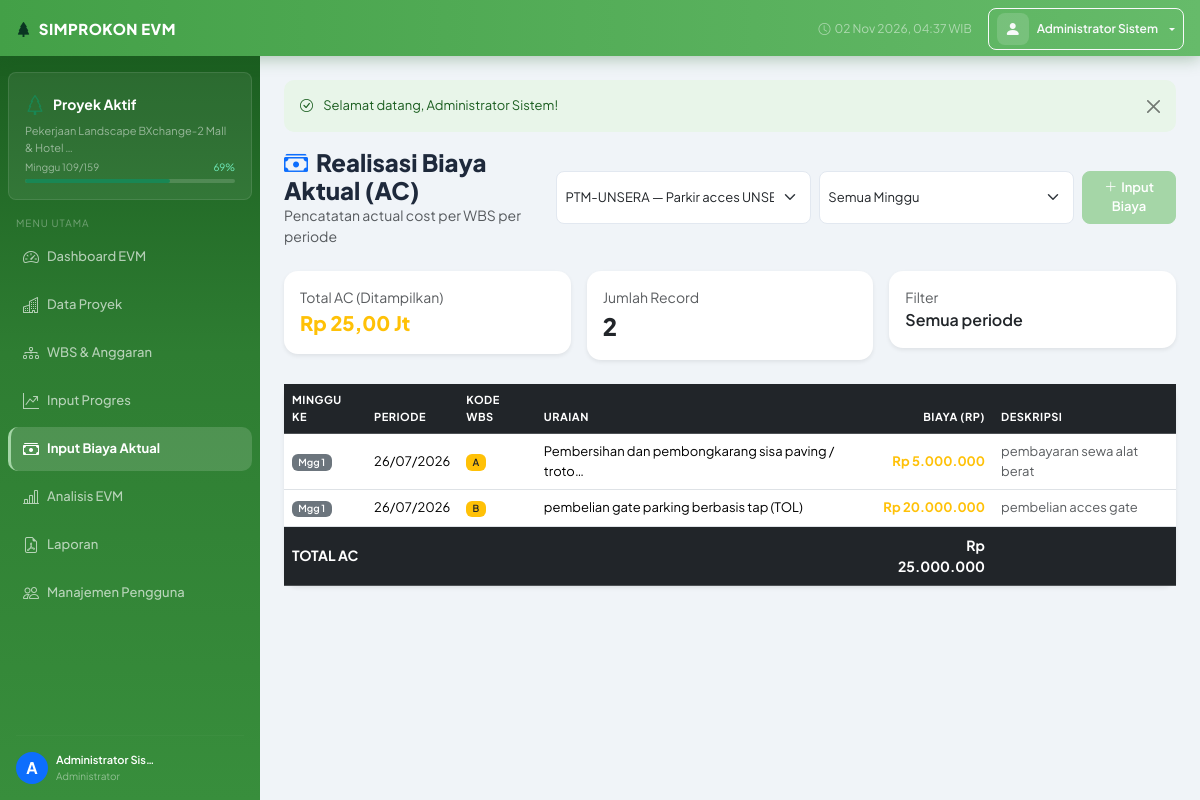
The page /index.php?p=biaya (signed in) on the database its author committed.
### tables this page shows
CREATE TABLE `proyek` (
  `id` int(11) NOT NULL,
  `kode_proyek` varchar(50) NOT NULL,
  `nama_proyek` varchar(300) NOT NULL,
  `lokasi` varchar(200) DEFAULT NULL,
  `pemberi_kerja` varchar(200) DEFAULT NULL,
  `tanggal_mulai` date NOT NULL,
  `tanggal_selesai` date NOT NULL,
  `nilai_kontrak` decimal(20,2) NOT NULL DEFAULT 0.00,
  `ppn_persen` decimal(5,2) NOT NULL DEFAULT 10.00,
  `status` enum('aktif','selesai','ditangguhkan') NOT NULL DEFAULT 'aktif',
  `minggu_ke` int(11) NOT NULL DEFAULT 1,
  `total_minggu` int(11) NOT NULL DEFAULT 1,
  `deskripsi` text DEFAULT NULL,
  `created_by` int(11) DEFAULT NULL,
  `created_at` timestamp NOT NULL DEFAULT current_timestamp(),
  `updated_at` timestamp NOT NULL DEFAULT current_timestamp() ON UPDATE current_timestamp()
);

CREATE TABLE `biaya_aktual` (
  `id` int(11) NOT NULL,
  `wbs_id` int(11) NOT NULL,
  `periode` date NOT NULL,
  `minggu_ke` int(11) NOT NULL DEFAULT 1,
  `jumlah_biaya` decimal(20,2) NOT NULL DEFAULT 0.00,
  `deskripsi` text DEFAULT NULL,
  `created_by` int(11) DEFAULT NULL,
  `created_at` timestamp NOT NULL DEFAULT current_timestamp()
);

CREATE TABLE `wbs` (
  `id` int(11) NOT NULL,
  `proyek_id` int(11) NOT NULL,
  `kode_wbs` varchar(20) NOT NULL,
  `uraian` varchar(400) NOT NULL,
  `bobot` decimal(10,4) NOT NULL DEFAULT 0.0000,
  `anggaran` decimal(20,2) NOT NULL DEFAULT 0.00,
  `durasi_rencana` int(11) DEFAULT NULL COMMENT 'dalam minggu',
  `urutan` int(11) NOT NULL DEFAULT 1,
  `created_at` timestamp NOT NULL DEFAULT current_timestamp()
);

### index.php (called while the page is built, shortened)
<?php
require_once __DIR__ . '/config.php';
require_once __DIR__ . '/includes/functions.php';
$p = trim($_GET['p'] ?? 'dashboard', '/');
$a = trim($_GET['a'] ?? 'index', '/');
$routes = [
    'login'     => 'pages/login.php',
    'logout'    => 'pages/logout.php',
    'dashboard' => 'pages/dashboard.php',
    'proyek'    => "pages/proyek/$a.php",
    'wbs'       => "pages/wbs/$a.php",
    'progres'   => "pages/progres/$a.php",
    'biaya'     => "pages/biaya/$a.php",
    'evm'       => "pages/evm/$a.php",
    'laporan'   => "pages/laporan/$a.php",
    'users'     => "pages/users/$a.php",
    'api'       => "pages/api/$a.php",
];
$file = $routes[$p] ?? 'pages/dashboard.php';
require_once __DIR__ . '/' . $file;

### config.php (called while the page is built, shortened)
<?php
function getDB(): PDO {
    static $pdo = null;
    if ($pdo === null) {
        try {
            $dsn = "mysql:host=" . DB_HOST . ";dbname=" . DB_NAME . ";charset=" . DB_CHAR;
            $pdo = new PDO($dsn, DB_USER, DB_PASS, [
                PDO::ATTR_ERRMODE            => PDO::ERRMODE_EXCEPTION,
                PDO::ATTR_DEFAULT_FETCH_MODE => PDO::FETCH_ASSOC,
                PDO::ATTR_EMULATE_PREPARES   => false,
            ]);
        } catch (PDOException $e) {
            die('<div style="font-family:monospace;background:#fee2e2;padding:20px;margin:20px;border-radius:8px;">
                <strong>❌ Koneksi Database Gagal</strong><br>
                ' . htmlspecialchars($e->getMessage()) . '<br><br>
                Pastikan: <br>
                1. MySQL/MariaDB sudah berjalan di XAMPP<br>
                2. Database <strong>evm_db</strong> sudah dibuat (import file database/evm_db.sql)<br>
                3. Username/Password di config.php sudah benar
                </div>');
        }
    }
    return $pdo;
}

### includes/functions.php (called while the page is built, shortened)
<?php
require_once dirname(__DIR__) . '/config.php';
function currentUser(): array {
    return $_SESSION['user'] ?? [];
}
function e(string $s): string {
    return htmlspecialchars($s, ENT_QUOTES, 'UTF-8');
}
function formatRupiah(float $n): string {
    return 'Rp ' . number_format($n, 0, ',', '.');
}
function formatMilliar(float $n): string {
    if ($n >= 1e6) return 'Rp ' . number_format($n / 1e6, 2, ',', '.') . ' Jt';
    return formatRupiah($n);
}
function dbQuery(string $sql, array $params = []): \PDOStatement {
    $stmt = getDB()->prepare($sql);
    $stmt->execute($params);
    return $stmt;
}
function dbFetchAll(string $sql, array $params = []): array {
    return dbQuery($sql, $params)->fetchAll();
}
function dbFetchOne(string $sql, array $params = []) {
    $result = dbQuery($sql, $params)->fetch();
    return $result !== false ? $result : false;
}
function roleLabel(string $role): string {
    $map = [
        'admin'          => 'Administrator',
        'manager'        => 'Manajer Proyek',
        'staf_lapangan'  => 'Staf Lapangan',
        'staf_keuangan'  => 'Staf Keuangan',
    ];
    return $map[$role] ?? $role;
}

### pages/biaya/index.php (the view, shortened to what this page needs)
<?php
$proyekId = (int)($_GET['proyek_id'] ?? 0);
$allProyek = dbFetchAll("SELECT id,kode_proyek,nama_proyek FROM proyek ORDER BY created_at DESC");
if (!$proyekId && $allProyek) $proyekId = $allProyek[0]['id'];
$filterMinggu = (int)($_GET['minggu'] ?? 0);
$sql = "SELECT ba.*, w.kode_wbs, w.uraian, w.anggaran
        FROM biaya_aktual ba
        JOIN wbs w ON w.id = ba.wbs_id
        WHERE w.proyek_id = ?";
$params = [$proyekId];
$sql .= " ORDER BY ba.minggu_ke DESC, w.urutan ASC";
$records = $proyekId ? dbFetchAll($sql, $params) : [];
$totalBiaya = array_sum(array_column($records, 'jumlah_biaya'));
include __DIR__ . '/../../includes/layout/header.php';
?>
<div class="d-flex justify-content-between align-items-center mb-4">
  <div>
    <h4 class="fw-800 mb-0"><i class="bi bi-cash-stack me-2 text-primary"></i>Realisasi Biaya Aktual (AC)</h4>
    <div class="text-muted small">Pencatatan actual cost per WBS per periode</div>
  </div>
  <div class="d-flex gap-2">
    <form method="GET" class="d-flex gap-2">
      <select name="proyek_id" class="form-select form-select-sm" onchange="this.form.submit()" style="min-width:220px">
        <?php foreach ($allProyek as $pr): ?>
        <option value="<?= $pr['id'] ?>" <?= $pr['id']==$proyekId?'selected':'' ?>><?= e($pr['kode_proyek'].' — '.mb_strimwidth($pr['nama_proyek'],0,35,'…')) ?></option>
        <?php endforeach; ?>
      </select>
      <select name="minggu" class="form-select form-select-sm" onchange="this.form.submit()" style="min-width:140px">
        <option value="">Semua Minggu</option>
      </select>
    </form>
    <a href="index.php?p=biaya&a=input&proyek_id=<?= $proyekId ?>" class="btn btn-primary">
      <i class="bi bi-plus-lg me-1"></i>Input Biaya
    </a>
  </div>
</div>
<div class="row g-3 mb-4">
  <div class="col-md-4">
    <div class="card border-0 shadow-sm p-3">
      <div class="text-muted small">Total AC (Ditampilkan)</div>
      <div class="fw-800 fs-5 text-warning"><?= formatMilliar($totalBiaya) ?></div>
    </div>
  </div>
  <div class="col-md-4">
    <div class="card border-0 shadow-sm p-3">
      <div class="text-muted small">Jumlah Record</div>
      <div class="fw-800 fs-4"><?= count($records) ?></div>
    </div>
  </div>
  <div class="col-md-4">
    <div class="card border-0 shadow-sm p-3">
      <div class="text-muted small">Filter</div>
      <div class="fw-600"><?= $filterMinggu ? "Minggu ke-$filterMinggu" : 'Semua periode' ?></div>
    </div>
  </div>
</div>
<div class="card border-0 shadow-sm">
  <div class="card-body p-0">
    <div class="table-responsive">
      <table class="table table-hover align-middle small mb-0">
        <thead class="table-dark">
          <tr>
            <th>Minggu Ke</th><th>Periode</th><th>Kode WBS</th><th>Uraian</th>
            <th class="text-end">Biaya (Rp)</th><th>Deskripsi</th>
          </tr>
        </thead>
        <tbody>
          <?php foreach ($records as $r): ?>
          <tr>
            <td><span class="badge bg-secondary">Mgg <?= $r['minggu_ke'] ?></span></td>
            <td><?= date('d/m/Y',strtotime($r['periode'])) ?></td>
            <td><span class="badge bg-warning text-dark"><?= e($r['kode_wbs']) ?></span></td>
            <td><?= e(mb_strimwidth($r['uraian'],0,50,'…')) ?></td>
            <td class="text-end fw-bold text-warning"><?= formatRupiah($r['jumlah_biaya']) ?></td>
            <td class="text-muted"><?= e(mb_strimwidth($r['deskripsi']??'',0,50,'…')) ?></td>
          </tr>
          <?php endforeach; ?>
        </tbody>
        <?php if ($records): ?>
        <tfoot class="table-dark fw-bold">
          <tr>
            <td colspan="4">TOTAL AC</td>
            <td class="text-end"><?= formatRupiah($totalBiaya) ?></td>
            <td></td>
          </tr>
        </tfoot>
        <?php endif; ?>
      </table>
    </div>
  </div>
</div>
<?php include __DIR__ . '/../../includes/layout/footer.php'; ?>

### includes/layout/sidebar.php (shortened to what this page needs)
<?php
$p     = $_GET['p'] ?? 'dashboard';
$user  = currentUser();
$navItems = [
    ['p' => 'dashboard', 'icon' => 'speedometer2',   'label' => 'Dashboard EVM',    'roles' => []],
    ['p' => 'proyek',    'icon' => 'buildings',       'label' => 'Data Proyek',      'roles' => []],
    ['p' => 'wbs',       'icon' => 'diagram-3',       'label' => 'WBS & Anggaran',   'roles' => ['admin','manager']],
    ['p' => 'progres',   'icon' => 'graph-up-arrow',  'label' => 'Input Progres',    'roles' => ['admin','manager','staf_lapangan']],
    ['p' => 'biaya',     'icon' => 'cash-stack',      'label' => 'Input Biaya Aktual','roles' => ['admin','manager','staf_keuangan']],
    ['p' => 'evm',       'icon' => 'bar-chart-line',  'label' => 'Analisis EVM',     'roles' => ['admin','manager']],
    ['p' => 'laporan',   'icon' => 'file-earmark-pdf','label' => 'Laporan',          'roles' => ['admin','manager']],
    ['p' => 'users',     'icon' => 'people',          'label' => 'Manajemen Pengguna','roles' => ['admin']],
];
?>
<nav id="sidebar" class="sidebar d-flex flex-column">
  <div class="sidebar-project-box mx-2 my-3 p-3 rounded-3">
    <div class="d-flex align-items-center gap-2 mb-1">
      <i class="bi bi-tree text-success fs-5"></i>
      <span class="fw-bold text-white small">Proyek Aktif</span>
    </div>
    <?php
    $activeProj = dbFetchOne("SELECT nama_proyek, minggu_ke, total_minggu FROM proyek WHERE status='aktif' LIMIT 1");
    if ($activeProj):
      $pct = $activeProj['total_minggu'] > 0
           ? round($activeProj['minggu_ke'] / $activeProj['total_minggu'] * 100, 0)
           : 0;
    ?>
    <div class="text-white-50 small mb-1" style="font-size:11px"><?= e(mb_strimwidth($activeProj['nama_proyek'], 0, 45, '…')) ?></div>
    <div class="d-flex justify-content-between align-items-center mb-1">
      <span style="font-size:10px;color:rgba(255,255,255,0.5)">Minggu <?= $activeProj['minggu_ke'] ?>/<?= $activeProj['total_minggu'] ?></span>
      <span style="font-size:10px;color:#6ee7b7"><?= $pct ?>%</span>
    </div>
    <div class="progress" style="height:4px;background:rgba(255,255,255,0.15)">
      <div class="progress-bar bg-success" style="width:<?= $pct ?>%"></div>
    </div>
    <?php else: ?>
    <div class="text-white-50 small">Tidak ada proyek aktif</div>
    <?php endif; ?>
  </div>
  <div class="px-2" style="font-size:10px;color:rgba(255,255,255,0.35);letter-spacing:1px;text-transform:uppercase;padding-left:16px !important">MENU UTAMA</div>
  <ul class="nav flex-column px-2 mt-1 flex-grow-1">
    <?php foreach ($navItems as $item):
      $active = ($p === $item['p']);
    ?>
    <li class="nav-item mb-1">
      <a href="index.php?p=<?= $item['p'] ?>"
         class="nav-link sidebar-link <?= $active ? 'active' : '' ?> d-flex align-items-center gap-2">
        <i class="bi bi-<?= $item['icon'] ?> fs-6"></i>
        <span class="sidebar-label"><?= e($item['label']) ?></span>
      </a>
    </li>
    <?php endforeach; ?>
  </ul>
  <div class="px-3 pb-3 mt-auto">
    <hr style="border-color:rgba(255,255,255,0.1)">
    <div class="d-flex align-items-center gap-2">
      <div class="avatar-sm bg-primary rounded-circle d-flex align-items-center justify-content-center text-white fw-bold">
        <?= strtoupper(substr($user['nama_lengkap'] ?? 'U', 0, 1)) ?>
      </div>
      <div class="sidebar-label">
        <div style="font-size:11px;color:#fff;font-weight:600"><?= e(mb_strimwidth($user['nama_lengkap'] ?? '', 0, 18, '…')) ?></div>
        <div style="font-size:10px;color:rgba(255,255,255,0.45)"><?= e(roleLabel($user['role'] ?? '')) ?></div>
      </div>
    </div>
  </div>
</nav>

### assets/css/style.css (style rules this page uses)
:root { --primary: #43a047; --primary-light: #a5d6a7; --primary-dark: #2e7d32; --success: #81c784; --warning: #aed581; --danger: #1b5e20; --info: #80cbc4; --sidebar-w: 260px; --topbar-h: 56px; --font: 'Plus Jakarta Sans', system-ui, sans-serif; }
*, *::before, *::after { box-sizing: border-box; }
body { font-family: var(--font); background: #f0f4f8; color: #1e293b; overflow-x: hidden; }
.sidebar { width: var(--sidebar-w); min-height: calc(100vh - var(--topbar-h)); background: linear-gradient(180deg, #1b5e20 0%, #2e7d32 40%, #388e3c 100%); position: fixed; top: var(--topbar-h); left: 0; bottom: 0; overflow-y: auto; overflow-x: hidden; transition: width 0.3s cubic-bezier(.4,0,.2,1); z-index: 1020; scrollbar-width: thin; scrollbar-color: rgba(255,255,255,0.1) transparent; }
.sidebar-project-box { background: rgba(255,255,255,0.07); border: 1px solid rgba(255,255,255,0.1); }
.sidebar-link { color: rgba(255,255,255,0.65); border-radius: 10px; padding: 10px 12px; font-size: 13px; font-weight: 500; transition: all 0.18s; border-left: 3px solid transparent; white-space: nowrap; }
.sidebar-link.active { background: rgba(255,255,255,0.15); color: #fff; font-weight: 700; border-left-color: var(--primary-light); }
.avatar-sm { width: 32px; height: 32px; border-radius: 8px; background: rgba(255,255,255,0.15); display: flex; align-items: center; justify-content: center; font-size: 16px; }
.fw-600 { font-weight: 600 !important; }
.fw-800 { font-weight: 800 !important; }
.card { border-radius: 14px; }
.table thead th { font-size: 11px; letter-spacing: 0.5px; font-weight: 700; text-transform: uppercase; }
.table tbody td { font-size: 13px; vertical-align: middle; }
.form-control, .form-select { border-radius: 8px; border: 1.5px solid #e2e8f0; font-size: 13px; transition: border-color 0.15s, box-shadow 0.15s; }
.btn { border-radius: 8px; font-weight: 600; font-size: 13px; }
.btn-primary { background: var(--primary-light); border-color: var(--primary-light); }
.badge { font-weight: 600; }
.progress { border-radius: 8px; background: #e2e8f0; }
.progress-bar { border-radius: 8px; background: var(--primary-light); }

### rows shown on the page
proyek: nama_proyek "Pekerjaan Landscape BXchange-2 Mall & Hotel …", minggu_ke "109", total_minggu "159", pct "69"
biaya_aktual: minggu_ke "1", periode "26/07/2026", wbs.kode_wbs "A", wbs.uraian "Pembersihan dan pembongkarang sisa paving / troto…", jumlah_biaya "Rp 5.000.000", deskripsi "pembayaran sewa alat berat"
biaya_aktual: minggu_ke "1", periode "26/07/2026", wbs.kode_wbs "B", wbs.uraian "pembelian gate parking berbasis tap (TOL)", jumlah_biaya "Rp 20.000.000", deskripsi "pembelian acces gate"

### other values the page prints
APP_NAME "SIMPROKON EVM"
$user['nama_lengkap'] "Administrator Sistem"
$item['label'] "Dashboard EVM"
$item['label'] "Data Proyek"
$item['label'] "WBS & Anggaran"
$item['label'] "Input Progres"
$item['label'] "Input Biaya Aktual"
$item['label'] "Analisis EVM"
$item['label'] "Laporan"
$item['label'] "Manajemen Pengguna"
substr($user['nama_lengkap'] ?? 'U', 0, 1) "A"
mb_strimwidth($user['nama_lengkap'] ?? '', 0, 18, '…') "Administrator Sis…"
roleLabel($user['role'] ?? '') "Administrator"
$flash['msg'] "Selamat datang, Administrator Sistem!"
formatMilliar($totalBiaya) "Rp 25,00 Jt"
